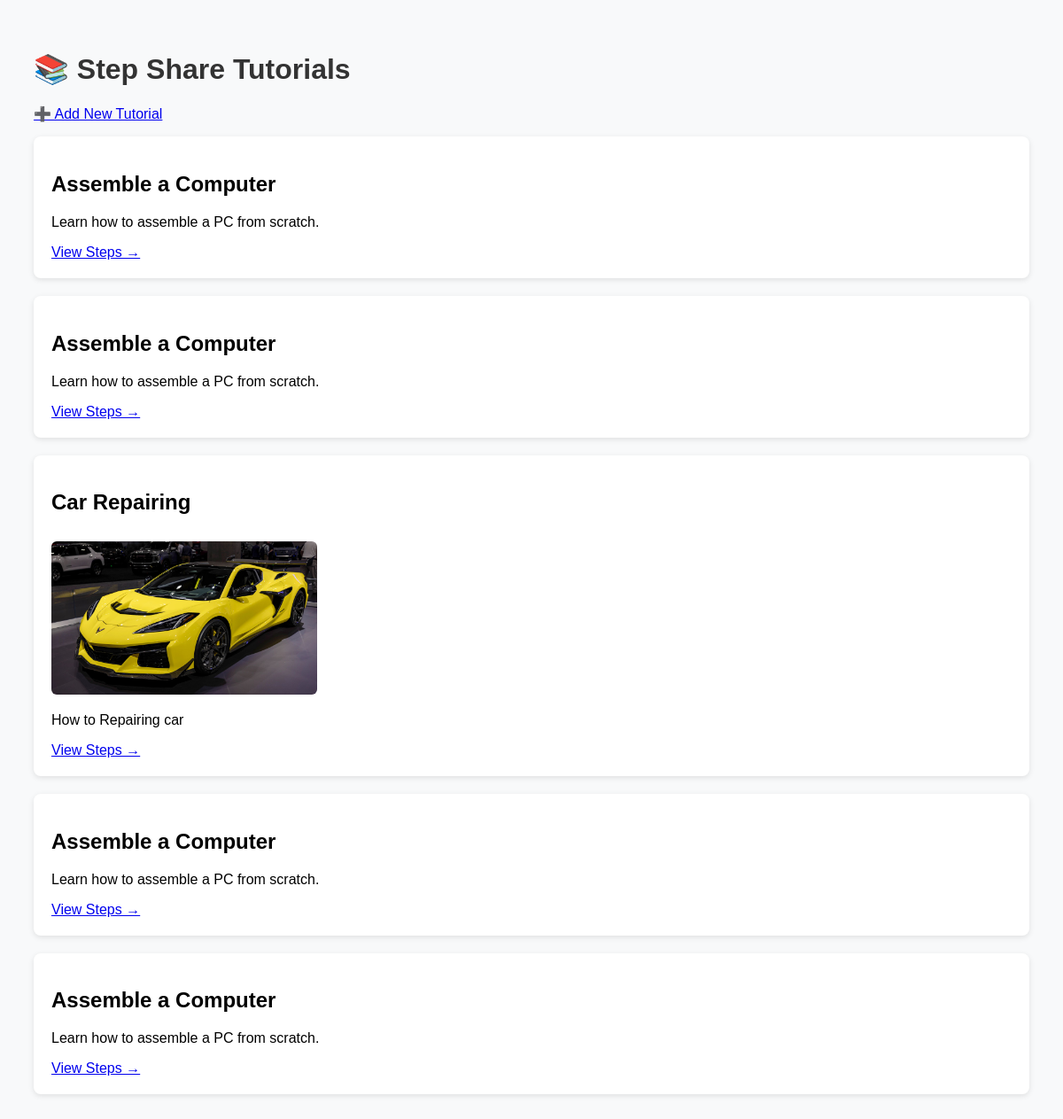
The page / on the database its author committed.
### tables this page shows
CREATE TABLE tutorials (
        id INTEGER PRIMARY KEY AUTOINCREMENT,
        title TEXT,
        description TEXT,
        image TEXT
    );

### app.py (the view)
@app.route('/')
def index():
    tutorials = get_tutorials()
    return render_template('index.html', tutorials=tutorials)

### app.py (called while the page is built)
def get_tutorials():
    conn = sqlite3.connect('tutorials.db')
    cur = conn.cursor()
    cur.execute("SELECT id, title, description, image FROM tutorials")
    tutorials = cur.fetchall()
    conn.close()
    return tutorials

### templates/index.html (shortened to what this page needs)
<!DOCTYPE html>
<html>
<head>
    <link rel="stylesheet" href="/static/style.css">
</head>
<body>
    <h1>📚 Step Share Tutorials</h1>
    <a href="/add">➕ Add New Tutorial</a>
    <ul>
        {% for id, title, description, image in tutorials %}
        <li>
            <h2>{{ title }}</h2>
            {% if image %}
            <img src="{{ url_for('static', filename=image) }}" alt="{{ title }}" width="300">
            {% endif %}
            <p>{{ description }}</p>
            <a href="{{ url_for('tutorial', tutorial_id=id) }}">View Steps →</a>
        </li>
        {% endfor %}
    </ul>
</body>
</html>

### static/style.css (style rules this page uses)
body { font-family: Arial, sans-serif; padding: 30px; background-color: #f8f9fa; }
h1 { color: #333; }
ul { list-style: none; padding: 0; }
li { background: #fff; margin-bottom: 20px; padding: 20px; border-radius: 8px; box-shadow: 0 2px 6px rgba(0,0,0,0.1); }
img { max-width: 100%; height: auto; margin-top: 10px; border-radius: 6px; }

### rows shown on the page
tutorials: title "Assemble a Computer", description "Learn how to assemble a PC from scratch."
tutorials: title "Assemble a Computer", description "Learn how to assemble a PC from scratch."
tutorials: title "Car Repairing", image (picture), description "How to Repairing car"
tutorials: title "Assemble a Computer", description "Learn how to assemble a PC from scratch."
tutorials: title "Assemble a Computer", description "Learn how to assemble a PC from scratch."
